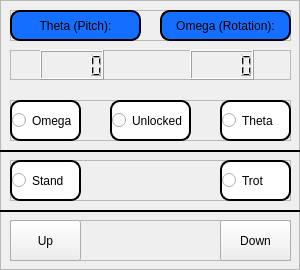
    <widget class="QFrame" name="joyControlFrame">
     <property name="geometry">
      <rect>
       <x>10</x>
       <y>310</y>
       <width>300</width>
       <height>270</height>
      </rect>
     </property>
     <property name="minimumSize">
      <size>
       <width>300</width>
       <height>270</height>
      </size>
     </property>
     <property name="maximumSize">
      <size>
       <width>300</width>
       <height>270</height>
      </size>
     </property>
     <property name="styleSheet">
      <string notr="true">QFrame#joyControlFrame
 {
	border: 2px solid black; 
	border-radius: 10px;
	background-color: rgb(49, 49, 49);
}</string>
     </property>
     <property name="frameShape">
      <enum>QFrame::StyledPanel</enum>
     </property>
     <property name="frameShadow">
      <enum>QFrame::Raised</enum>
     </property>
     <widget class="QFrame" name="omegaFrame">
      <property name="geometry">
       <rect>
        <x>10</x>
        <y>10</y>
        <width>281</width>
        <height>31</height>
       </rect>
      </property>
      <property name="frameShape">
       <enum>QFrame::StyledPanel</enum>
      </property>
      <property name="frameShadow">
       <enum>QFrame::Raised</enum>
      </property>
      <widget class="QLabel" name="omegaLabel">
       <property name="geometry">
        <rect>
         <x>150</x>
         <y>0</y>
         <width>131</width>
         <height>31</height>
        </rect>
       </property>
       <property name="styleSheet">
        <string notr="true">QLabel#omegaLabel
 {
	border: 2px solid black; 
	border-radius: 10px;
	background-color: rgb(20, 110, 255);
}</string>
       </property>
       <property name="text">
        <string>Omega (Rotation):</string>
       </property>
       <property name="alignment">
        <set>Qt::AlignCenter</set>
       </property>
      </widget>
      <widget class="QLabel" name="thetaLabel">
       <property name="geometry">
        <rect>
         <x>0</x>
         <y>0</y>
         <width>131</width>
         <height>31</height>
        </rect>
       </property>
       <property name="styleSheet">
        <string notr="true">QLabel#thetaLabel
  {
	border: 2px solid black; 
	border-radius: 10px;
	background-color: rgb(20, 110, 255);
}</string>
       </property>
       <property name="text">
        <string>Theta (Pitch):</string>
       </property>
       <property name="alignment">
        <set>Qt::AlignCenter</set>
       </property>
      </widget>
     </widget>
     <widget class="QFrame" name="omegaSliderFrame">
      <property name="geometry">
       <rect>
        <x>10</x>
        <y>50</y>
        <width>281</width>
        <height>30</height>
       </rect>
      </property>
      <property name="frameShape">
       <enum>QFrame::StyledPanel</enum>
      </property>
      <property name="frameShadow">
       <enum>QFrame::Raised</enum>
      </property>
      <widget class="QLCDNumber" name="omegaLCD">
       <property name="geometry">
        <rect>
         <x>180</x>
         <y>0</y>
         <width>64</width>
         <height>30</height>
        </rect>
       </property>
      </widget>
      <widget class="QLCDNumber" name="thetaLCD">
       <property name="geometry">
        <rect>
         <x>30</x>
         <y>0</y>
         <width>64</width>
         <height>30</height>
        </rect>
       </property>
      </widget>
     </widget>
     <widget class="QFrame" name="movementFrame">
      <property name="geometry">
       <rect>
        <x>10</x>
        <y>160</y>
        <width>281</width>
        <height>41</height>
       </rect>
      </property>
      <property name="frameShape">
       <enum>QFrame::StyledPanel</enum>
      </property>
      <property name="frameShadow">
       <enum>QFrame::Raised</enum>
      </property>
      <widget class="QRadioButton" name="stand">
       <property name="geometry">
        <rect>
         <x>0</x>
         <y>0</y>
         <width>71</width>
         <height>41</height>
        </rect>
       </property>
       <property name="styleSheet">
        <string notr="true">QRadioButton#stand
{
	border: 2px solid black; 
	border-radius: 10px;
	background-color: rgb(255, 255, 255);
}</string>
       </property>
       <property name="text">
        <string>Stand</string>
       </property>
      </widget>
      <widget class="QRadioButton" name="trot">
       <property name="geometry">
        <rect>
         <x>210</x>
         <y>0</y>
         <width>71</width>
         <height>41</height>
        </rect>
       </property>
       <property name="styleSheet">
        <string notr="true">QRadioButton#trot
 {
	border: 2px solid black; 
	border-radius: 10px;
	background-color: rgb(255, 255, 255);
}</string>
       </property>
       <property name="text">
        <string>Trot</string>
       </property>
      </widget>
     </widget>
     <widget class="QFrame" name="movementFrame_2">
      <property name="geometry">
       <rect>
        <x>10</x>
        <y>220</y>
        <width>281</width>
        <height>41</height>
       </rect>
      </property>
      <property name="frameShape">
       <enum>QFrame::StyledPanel</enum>
      </property>
      <property name="frameShadow">
       <enum>QFrame::Raised</enum>
      </property>
      <widget class="QPushButton" name="up">
       <property name="geometry">
        <rect>
         <x>0</x>
         <y>0</y>
         <width>71</width>
         <height>41</height>
        </rect>
       </property>
       <property name="text">
        <string>Up</string>
       </property>
      </widget>
      <widget class="QPushButton" name="down">
       <property name="geometry">
        <rect>
         <x>210</x>
         <y>0</y>
         <width>71</width>
         <height>41</height>
        </rect>
       </property>
       <property name="text">
        <string>Down</string>
       </property>
      </widget>
     </widget>
     <widget class="QFrame" name="lockFrame">
      <property name="geometry">
       <rect>
        <x>10</x>
        <y>100</y>
        <width>281</width>
        <height>41</height>
       </rect>
      </property>
      <property name="frameShape">
       <enum>QFrame::StyledPanel</enum>
      </property>
      <property name="frameShadow">
       <enum>QFrame::Raised</enum>
      </property>
      <widget class="QRadioButton" name="thetaLock">
       <property name="geometry">
        <rect>
         <x>0</x>
         <y>0</y>
         <width>71</width>
         <height>41</height>
        </rect>
       </property>
       <property name="styleSheet">
        <string notr="true">QRadioButton#thetaLock
{
	border: 2px solid black; 
	border-radius: 10px;
	background-color: rgb(255, 255, 255);
}</string>
       </property>
       <property name="text">
        <string>Omega</string>
       </property>
      </widget>
      <widget class="QRadioButton" name="unlock">
       <property name="geometry">
        <rect>
         <x>100</x>
         <y>0</y>
         <width>81</width>
         <height>41</height>
        </rect>
       </property>
       <property name="styleSheet">
        <string notr="true">QRadioButton#unlock
 {
	border: 2px solid black; 
	border-radius: 10px;
	background-color: rgb(255, 255, 255);
}</string>
       </property>
       <property name="text">
        <string>Unlocked</string>
       </property>
      </widget>
      <widget class="QRadioButton" name="omegaLock">
       <property name="geometry">
        <rect>
         <x>210</x>
         <y>0</y>
         <width>71</width>
         <height>41</height>
        </rect>
       </property>
       <property name="styleSheet">
        <string notr="true">QRadioButton#omegaLock
 {
	border: 2px solid black; 
	border-radius: 10px;
	background-color: rgb(255, 255, 255);
}</string>
       </property>
       <property name="text">
        <string>Theta</string>
       </property>
      </widget>
     </widget>
     <widget class="Line" name="line_2">
      <property name="geometry">
       <rect>
        <x>0</x>
        <y>150</y>
        <width>300</width>
        <height>2</height>
       </rect>
      </property>
      <property name="styleSheet">
       <string notr="true">background-color: rgb(0, 0, 0);</string>
      </property>
      <property name="orientation">
       <enum>Qt::Horizontal</enum>
      </property>
     </widget>
     <widget class="Line" name="line_3">
      <property name="geometry">
       <rect>
        <x>0</x>
        <y>210</y>
        <width>300</width>
        <height>2</height>
       </rect>
      </property>
      <property name="styleSheet">
       <string notr="true">background-color: rgb(0, 0, 0);</string>
      </property>
      <property name="orientation">
       <enum>Qt::Horizontal</enum>
      </property>
     </widget>
    </widget>
